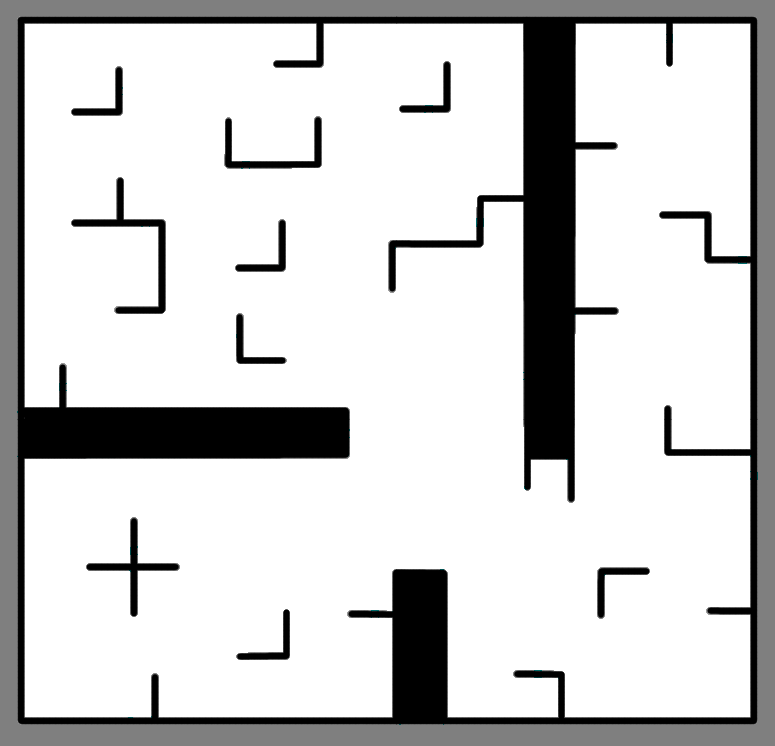
#> input picture particle_filter/jupyter_particle/sparse_obstacles.png, 775 x 746 px
$ jupyter execute --allow-errors ParticleFilter_update.ipynb   (shell and % lines are left out)
#> lines starting #> are read from the running program, lines starting #| are printed output that depends on the picture
### particle_filter/jupyter_particle/inspercles.py
# coding: utf-8
from random import randint, choice
import time
import matplotlib.pyplot as plt
import matplotlib.patches as mpatches
import numpy as np
import math
import random
from pf import Particle
from nav_msgs.msg import OccupancyGrid
from occupancy_field import OccupancyField
from helper_functions import angle_normalize, angle_diff
import rayline
import cv2

particle_size = 7

lines = None


# [172 lines left out: functions convert_to_figure, nb_draw_map, draw_initial_pose, nb_draw_arrow, nb_draw_particle_cloud, normalize_particles and 7 more, not called in this run]


def nb_outside_image(x, y, img):
    if x >= img.shape[1] or x < 0:
        return True
    if y >= img.shape[0] or y < 0:
        return True

# [4 lines left out: function nb_found_obstacle, not called in this run]


def nb_find_discrete_line_versor(xa, ya, angle):
    """
        Encontra a direção para a qual o sensor laser do robô no ângulo angle aponta
    """
    m = math.tan(angle)
    delta = 50.0 # arbitrario
    xd = xa + delta*math.cos(angle)
    yd = ya + delta*math.sin(angle)
    deltay = yd - ya
    deltax = xd - xa
    v = [deltax, deltay]
    length = math.sqrt(deltax**2 + deltay**2)
    versor = [deltax/delta, deltay/delta]
    # Um pouco ineficiente mas 'garante' que nao pularemos celulas
    for i in range(len(versor)):
        versor[i]*=0.9
    return versor


# [73 lines left out: function nb_simulate_lidar, not called in this run]

def canny_lines(img):
    """
        Retorna todos os segmentos de linha contidos numa imagem
    """
    np_image = img
    canny = cv2.Canny(np_image, occupied_thresh*255, free_thresh*255)
    #kernel = np.ones((5,5), np.uint8)
    #canny = cv2.dilate(canny, kernel, iterations=1)
    minLineLength=img.shape[1]/45
    linhas = np.array([])
    lines = cv2.HoughLinesP(image=canny,rho=0.02,theta=np.pi/1000, threshold=25,lines=linhas, minLineLength=minLineLength,maxLineGap=3)
    return lines


def intersecao_mais_proxima(ray_origin, ray_direction, lines):
    """
        Dentre as intereseçoes, acha a mais próxima
    """
    intersecoes = intersecao_linhas(ray_origin, ray_direction, lines)
    x = ray_origin[0]
    y = ray_origin[1]
    dists = np.sqrt(np.power(intersecoes[:,0]-x,2)+ np.power(intersecoes[:,1]-y,2))
    minimo = np.min(dists)
    i, = np.where( dists==minimo )
    i = i[0]
    p_int = (intersecoes[i,0] , intersecoes[i, 1])
    return dists[i], p_int


def intersecao_linhas(ray_origin, ray_direction, lines):
    """
        Acha todas as intersecoes entre o raio e as linhas dentro de um conjunto de linhas
    """
    results = []
    for i in range(lines.shape[0]):
        p1 = (lines[i][0][0], lines[i][0][1])
        p2 = (lines[i][0][2], lines[i][0][3])
        inter = rayline.lineRayIntersectionPoint(ray_origin, ray_direction, p1, p2)
        #print("p1 ", p1)
        #print("p2 ", p2)
        #print("inter v2 ", inter[0])
        results.append(inter[0])
    return np.array(results, dtype=float)


def nb_simulate_lidar_fast(robot_pose, angles, img, retorno = None, output_image=True):
    """
        Simula a leitura `real` do LIDAR supondo que o robot esteja na robot_pose e com sensores nos angulos angles

        Nao e' necessario fazer isso em seu projeto

        retorna uma lista de pontos de intersecao ou -1 se o sensor nao ler nada naquele angulo

    """
    a = angles.copy()
    theta = 2 # para ficar mais intuitivo

    #robot_pose[theta] = angle_normalize(robot_pose[theta])

    lidar_results = {}


    global lines

    result_img = None

    if output_image:
        if retorno == None:
            result_img = np.zeros(img.shape)
        else:
            result_img = retorno

        result_img.fill(255) # Deixamos tudo branco

    if lines == None:
        lines = canny_lines(img)


    x0 = robot_pose[0]
    y0 = robot_pose[1]

    # Se o robô simulado (que pode ser uma partícula) já estiver fora da imagem, retornamos zero
    if nb_outside_image(int(x0), int(y0), img):
        for a in angles:
            lidar_results[a] = 0

        return lidar_results, result_img


    for angulo in a:
        # Faz o angulo ser relativo ao robo
        ang = robot_pose[theta]+angulo
        #print("Angle ", ang)
        xa, ya = x0, y0
        x = xa
        y = ya
        vers = nb_find_discrete_line_versor(xa, ya, ang)
        #print("vers ", ang, "  " , vers)

        ray_origin = (xa, ya)

        ray_direction = vers


        dist, ponto = intersecao_mais_proxima(ray_origin, ray_direction, lines)


        lidar_results[angulo] = dist


        if output_image == True:
            cv2.line(result_img,(int(x),int(y)),(int(ponto[0]),int(ponto[1])),(0,0,0),1)

    return lidar_results, result_img

### particle_filter/jupyter_particle/ParticleFilter_update.ipynb
# Filtro de partículas

Cada partícula vai ser representada por uma lista [x,y,theta]

Trabalhe com 2 listas:

	S = []  # Vai conter as n partículas.

	W = [] # Pesos das partículas

	n_part = # Número de partículas

# Atividades

1. Crie uma função que gere n partículas aleatórias distribuidas uniformemente dentro de uma área minx, miny, maxx, maxy (passados como parâmetros). Veja a funcao

	Devolve uma lista com n partículas

2. Descubra como desenhar as n partículas (analise o módulo inspercles)

3. Faça o desenho das partículas

4. Crie uma lista para simular os movimentos do robô. Veja a lista chamada <code>movimentos</code> que é usada na seção *Teste de animação*, mais abaixo

5. Crie uma função que aplica um deslocamento [delta_x, delta_y, delta_theta] com um desvio padrão [std_x, std_y, std_theta] a todas as partículas

6. Desenhe as partículas após o deslocamento

7. Descubra como calcular $P(D|H)$ analisando o Python Notebook. A função que traça os raios está no modulo inspercles

Programe a aplicação da equação que está na pág. 853 do livro do Norvig $$P(z_t | x_t) = \alpha \prod_{j}^M{e^{\frac{-(z_j - \hat{z_j})}{2\sigma^2}}}$$

Ou seja, para cada raio estimado $\hat{z_j}$ e leitura real $z_j$ calcule a probabilidade daquele raio ter acontecido dado que a posição do robô fosse de fato a da partícula

8 . Usando os resultados de 7 calcule $P(H|D)$ e insira numa lista de probabilidades das partículas

9 . Reamostre as partículas de forma proporcional à probabilidade

[cell 1]
from random import randint, choice
import time
import matplotlib.pyplot as plt
import matplotlib.patches as mpatches
import numpy as np
import math
import random
from pf import Particle
from nav_msgs.msg import OccupancyGrid
from occupancy_field import OccupancyField
from helper_functions import angle_normalize, angle_diff

import cv2

import sys
import os
os.getcwd()
import sys
sys.path.append(os.getcwd())


import inspercles
reload(inspercles)


# Para suprimir alguns warnings do Matplotlib Inline
import warnings
warnings.simplefilter('ignore')

## Diretõrio de trabalho

[cell 2]
# Dados do arquivo mapa.yaml

resolution = 0.020000
origin =  [-5.000000, -5.000000, 0.000000]
occupied_thresh = 0.8
free_thresh =  0.2

inspercles.free_thresh = free_thresh # Limiar em tons de cinza para que uma celula seja considerada livre
inspercles.occupied_thresh = occupied_thresh # Limiar de celula ocupada
inspercles.origin = origin
inspercles.resolution = resolution

[cell 3]
from PIL import Image as PilImage


color_image = cv2.imread("sparse_obstacles.png")
#> color_image is the input picture: shape (746, 775, 3); mean B, G, R 206.5, 206.5, 206.5
pil_image = color_image
np_image = cv2.cvtColor(color_image, cv2.COLOR_BGR2GRAY)


#color_image = PilImage.open("sparse_obstacles.png", 'r')
#pil_image = color_image.convert('1') # Converte a imagem PIL para Grayscale
#np_image = np.asarray(pil_image)

particle_size = 10

#import matplotlib_render as plotmap

back_color = "black"
colors     = ['red', 'green', 'cyan', 'yellow']
width, height = 775, 746
inspercles.width = width
inspercles.height = height
initial_pose = [200, 200, math.pi/8] # Posicao inicial considerada para o pf
inspercles.initial_pose = initial_pose
pose = [450, 450, math.radians(90)] # posicao "verdadeira" do robo
inspercles.pose = pose
robot_radius=10   # Raio do robo
inspercles.robot_radius = robot_radius

# Os angulos em que o robo simulado vai ter sensores
angles = np.linspace(0.0, 2*math.pi, num=8)

particle_cloud = []

# Exercício 1 e 2

[cell 4]
#Exercício 1 - Função que cria as partículas.
def create_particles(pos,var_x =100,var_y=100, var_theta=360,num=200):
#> called with var_x = 100, var_y = 100, var_theta = 360, num = 200
    particle_cloud = []
    s = pose
    for i in range(num):
        x = random.uniform(s[0] - var_x, s[0] + var_x)
        y = random.uniform(s[1] - var_x, s[1] + var_y)
        theta = random.uniform(s[2] - var_theta, s[2] + var_theta)
        particle_cloud.append([x,y,theta])
    return particle_cloud

#Exercício 2 - funções que desenham as partículas
# [8 lines left out: function nb_draw_arrow, not called in this run]

def draw_particles(particles,ax):
    for i in particles:
        nb_draw_arrow(i[0],i[1],i[2],ax)

Célula pequena para inicializar as partículas

[cell 5]
particles = create_particles(pose, num=200)
particles.append([pose[0], pose[1], pose[2]])

# Exercício 3 ao 9

Aqui é onde toda a mágica acontece, ela integra todos os itens do projeto, do 3 ao 9.

[cell 6]
#Essa função não é chamada (está sendo inserida direto no código), mas eu a coloquei aqui para destáca-la
#e documenta-la. Essa função é responsável por reamostras as partículas de forma que as novas partículas
#sejam criadas a partir da probabilidade das antigas. Adicionamos um desvio normal para que não sejam criadas
#partículas identicas naquele ponto.
# [40 lines left out: functions reamostragem, deslocamento, cria_deslocamento, pdh, not called in this run]


#lista que contem os dados de movimento do robô
movimentos = [[-10, -10, 0],
              [0,0,math.pi/12.0],[0,0,math.pi/12.0],[0,0,math.pi/12.0],[0,0,math.pi/12.0],
              [0,0,math.pi/12.0],[0,0,math.pi/12.0],
              [-10, 10, 0], [-10,0,0], [-10, 0, 0],
              [0,0,math.pi/12.0], [0, 0, math.pi/12.0], [0, 0, math.pi/12],[0,0,-math.pi/4],
              [-5, 0, 0],[-5,0,0], [-5,0,0], [10,0,0],[10,0,0], [10,0,0],[-10,0,0],[-10,0,0],[-15,0,0],
              [0,0,-math.pi/4],[0, 10, 0], [0,10,0], [0, 10, 0], [0,10,0], [0,0,math.pi/8], [0,10,0], [0,10,0],
              [0,10,0], [0,10,0], [0,10,0],[0,10,0],
              [0,0,-math.radians(90)],
              [math.cos(math.pi/3)*10, math.sin(math.pi/3),0],[math.cos(math.pi/3)*10, math.sin(math.pi/3),0],[math.cos(math.pi/3)*10, math.sin(math.pi/3),0],
              [math.cos(math.pi/3)*10, math.sin(math.pi/3),0]

              ]
plt.ioff() # Desliga o modo interativo, para nao aparecerem muitas imagens no meio
first_hist_data = [] #lista  a ser usada para plotar o histograma referente ao primeiro frame
last_hist_data = [] #lista  a ser usada para plotar o histograma referente ao primeiro frame
frames = 1
#Conecta todos os itens e gera a sequência de imagens
#> (the rest of this cell did not finish here and is left out)

Um print simples que comprova que a soma das probabilidades depois da normalização é igual a 1.

#> (a cell that did not finish here is left out)

# Histogramas da diferença da posição das partículas em relação a posição do robô.

[cell 8]
plt.hist(first_hist_data)
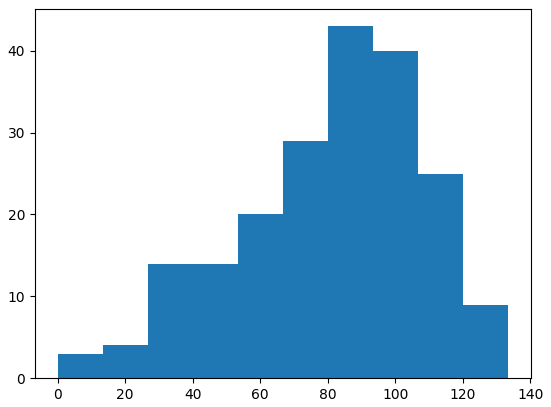
#> figure drawn by matplotlib, 1 panel; tallest bar 43 high, from x = 80.12 to 93.48

[cell 9]
plt.hist(last_hist_data)
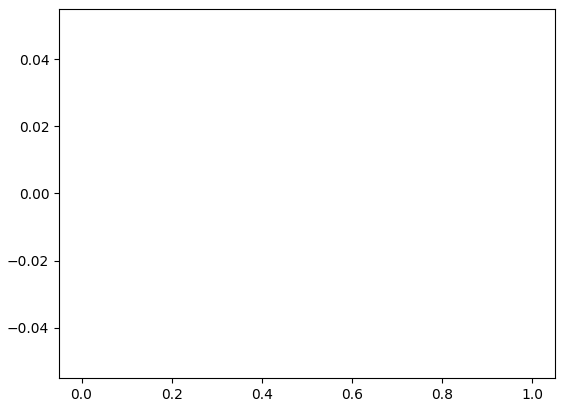
#> figure drawn by matplotlib, 1 panel

$ run again, with particle_filter/jupyter_particle/anim0001.png copied over particle_filter/jupyter_particle/sparse_obstacles.png
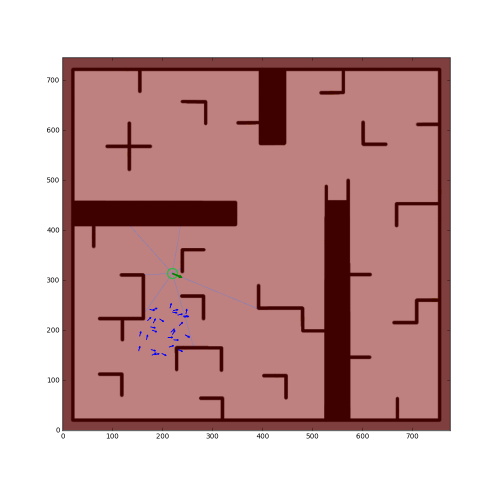
#> input picture particle_filter/jupyter_particle/anim0001.png, 1000 x 1000 px (shown at 1/2 size)
#> color_image is the input picture: shape (1000, 1000, 3); mean B, G, R 166.7, 166.6, 202.7
#> `np_image = cv2.cvtColor(color_image, cv2.COLOR_BGR2GRAY)`:
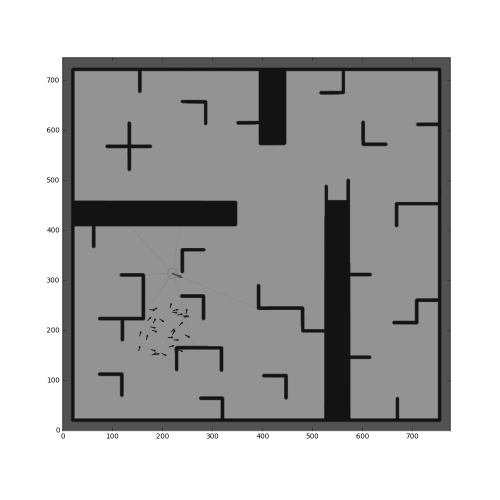
#> np_image: shape (1000, 1000) (shown at 1/2 size); min 0, max 255, mean 177.5
